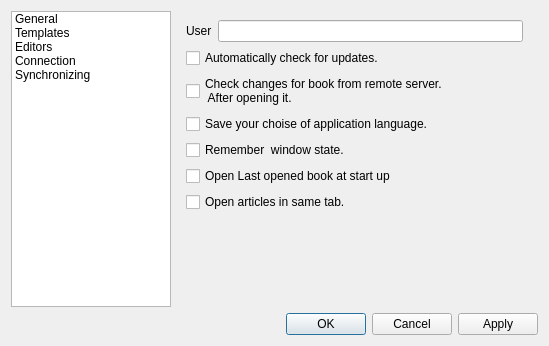
<?xml version="1.0" encoding="UTF-8"?>
<ui version="4.0">
 <class>Settings</class>
 <widget class="QDialog" name="Settings">
  <property name="geometry">
   <rect>
    <x>0</x>
    <y>0</y>
    <width>547</width>
    <height>346</height>
   </rect>
  </property>
  <property name="windowTitle">
   <string>Settings</string>
  </property>
  <property name="windowIcon">
   <iconset resource="../resource/qhda.qrc">
    <normaloff>:/actions/Settings-32.png</normaloff>:/actions/Settings-32.png</iconset>
  </property>
  <layout class="QGridLayout" name="gridLayout">
   <item row="0" column="0">
    <widget class="QListWidget" name="listWidget">
     <property name="minimumSize">
      <size>
       <width>160</width>
       <height>0</height>
      </size>
     </property>
     <property name="maximumSize">
      <size>
       <width>153</width>
       <height>16777215</height>
      </size>
     </property>
     <property name="editTriggers">
      <set>QAbstractItemView::DoubleClicked</set>
     </property>
     <property name="iconSize">
      <size>
       <width>24</width>
       <height>24</height>
      </size>
     </property>
     <property name="textElideMode">
      <enum>Qt::ElideMiddle</enum>
     </property>
     <property name="layoutMode">
      <enum>QListView::Batched</enum>
     </property>
     <property name="viewMode">
      <enum>QListView::ListMode</enum>
     </property>
     <item>
      <property name="text">
       <string>General</string>
      </property>
      <property name="icon">
       <iconset resource="../resource/qhda.qrc">
        <normaloff>:/actions/Settings-32.png</normaloff>:/actions/Settings-32.png</iconset>
      </property>
     </item>
     <item>
      <property name="text">
       <string>Templates</string>
      </property>
      <property name="textAlignment">
       <set>AlignJustify|AlignVCenter</set>
      </property>
      <property name="icon">
       <iconset resource="../resource/qhda.qrc">
        <normaloff>:/actions/webexport.png</normaloff>:/actions/webexport.png</iconset>
      </property>
     </item>
     <item>
      <property name="text">
       <string>Editors</string>
      </property>
      <property name="textAlignment">
       <set>AlignJustify|AlignVCenter</set>
      </property>
      <property name="icon">
       <iconset resource="../resource/qhda.qrc">
        <normaloff>:/actions/edit.png</normaloff>:/actions/edit.png</iconset>
      </property>
     </item>
     <item>
      <property name="text">
       <string>Connection</string>
      </property>
      <property name="icon">
       <iconset resource="../resource/qhda.qrc">
        <normaloff>:/actions/emblem-web.png</normaloff>:/actions/emblem-web.png</iconset>
      </property>
     </item>
     <item>
      <property name="text">
       <string>Synchronizing</string>
      </property>
      <property name="icon">
       <iconset resource="../resource/qhda.qrc">
        <normaloff>:/actions/Sygate.png</normaloff>:/actions/Sygate.png</iconset>
      </property>
     </item>
    </widget>
   </item>
   <item row="0" column="1">
    <widget class="QStackedWidget" name="settingswidgets">
     <property name="layoutDirection">
      <enum>Qt::LeftToRight</enum>
     </property>
     <property name="currentIndex">
      <number>0</number>
     </property>
     <widget class="QWidget" name="page">
      <layout class="QFormLayout" name="formLayout_3">
       <property name="fieldGrowthPolicy">
        <enum>QFormLayout::ExpandingFieldsGrow</enum>
       </property>
       <item row="0" column="0">
        <widget class="QLabel" name="label_6">
         <property name="text">
          <string>User</string>
         </property>
        </widget>
       </item>
       <item row="0" column="1">
        <widget class="QLineEdit" name="userName"/>
       </item>
       <item row="2" column="0" colspan="2">
        <widget class="QCheckBox" name="checkUpdates">
         <property name="text">
          <string>Automatically check for updates.</string>
         </property>
        </widget>
       </item>
       <item row="3" column="0" colspan="2">
        <widget class="QCheckBox" name="checkSync">
         <property name="text">
          <string>Check changes for book from remote server.
 After opening it.</string>
         </property>
        </widget>
       </item>
       <item row="4" column="0" colspan="2">
        <widget class="QCheckBox" name="saveLang">
         <property name="text">
          <string>Save your choise of application language.</string>
         </property>
        </widget>
       </item>
       <item row="5" column="0" colspan="2">
        <widget class="QCheckBox" name="saveWindowState">
         <property name="text">
          <string>Remember  window state.</string>
         </property>
        </widget>
       </item>
       <item row="6" column="0" colspan="2">
        <widget class="QCheckBox" name="lastBook">
         <property name="text">
          <string>Open Last opened book at start up</string>
         </property>
        </widget>
       </item>
       <item row="7" column="0" colspan="2">
        <widget class="QCheckBox" name="newTab">
         <property name="text">
          <string>Open articles in same tab.</string>
         </property>
        </widget>
       </item>
      </layout>
     </widget>
     <widget class="QWidget" name="page_2">
      <layout class="QGridLayout" name="gridLayout_3">
       <item row="0" column="0">
        <widget class="QComboBox" name="templatesList"/>
       </item>
       <item row="1" column="0">
        <widget class="QFrame" name="frame">
         <property name="frameShape">
          <enum>QFrame::StyledPanel</enum>
         </property>
         <property name="frameShadow">
          <enum>QFrame::Raised</enum>
         </property>
         <layout class="QGridLayout" name="gridLayout_4">
          <item row="0" column="0">
           <widget class="QLabel" name="templateScreenshot">
            <property name="minimumSize">
             <size>
              <width>317</width>
              <height>0</height>
             </size>
            </property>
            <property name="maximumSize">
             <size>
              <width>317</width>
              <height>180</height>
             </size>
            </property>
            <property name="text">
             <string/>
            </property>
           </widget>
          </item>
          <item row="1" column="0">
           <widget class="QLabel" name="templateDescription">
            <property name="minimumSize">
             <size>
              <width>317</width>
              <height>55</height>
             </size>
            </property>
            <property name="text">
             <string/>
            </property>
            <property name="wordWrap">
             <bool>true</bool>
            </property>
           </widget>
          </item>
         </layout>
        </widget>
       </item>
      </layout>
     </widget>
     <widget class="QWidget" name="page_3">
      <layout class="QGridLayout" name="gridLayout_5">
       <item row="0" column="0">
        <widget class="QComboBox" name="editorsList"/>
       </item>
       <item row="1" column="0">
        <widget class="QFrame" name="frame_2">
         <property name="frameShape">
          <enum>QFrame::StyledPanel</enum>
         </property>
         <property name="frameShadow">
          <enum>QFrame::Raised</enum>
         </property>
         <layout class="QGridLayout" name="gridLayout_6">
          <item row="0" column="0">
           <widget class="QLabel" name="editorsDescription">
            <property name="text">
             <string>TextLabel</string>
            </property>
           </widget>
          </item>
         </layout>
        </widget>
       </item>
      </layout>
     </widget>
     <widget class="QWidget" name="page_4">
      <layout class="QGridLayout" name="gridLayout_2">
       <item row="0" column="0">
        <widget class="QCheckBox" name="enableProxy">
         <property name="text">
          <string>Enable Proxy Connection</string>
         </property>
        </widget>
       </item>
       <item row="1" column="0">
        <widget class="QGroupBox" name="ProxySettings">
         <property name="enabled">
          <bool>false</bool>
         </property>
         <property name="title">
          <string>Proxy Settings</string>
         </property>
         <layout class="QFormLayout" name="formLayout_2">
          <item row="0" column="0">
           <widget class="QRadioButton" name="systemProxy">
            <property name="enabled">
             <bool>false</bool>
            </property>
            <property name="text">
             <string>Use system settings (Curently not suported)</string>
            </property>
           </widget>
          </item>
          <item row="1" column="0" colspan="2">
           <widget class="QRadioButton" name="customProxy">
            <property name="text">
             <string>Custom Settings</string>
            </property>
            <property name="checked">
             <bool>true</bool>
            </property>
           </widget>
          </item>
          <item row="2" column="0" colspan="2">
           <widget class="QWidget" name="customProxyWidget" native="true">
            <layout class="QFormLayout" name="formLayout">
             <property name="sizeConstraint">
              <enum>QLayout::SetMaximumSize</enum>
             </property>
             <item row="0" column="0">
              <widget class="QLabel" name="label">
               <property name="text">
                <string>Type</string>
               </property>
              </widget>
             </item>
             <item row="0" column="1">
              <widget class="QComboBox" name="proxyType">
               <item>
                <property name="text">
                 <string>Socks 5 Proxy</string>
                </property>
               </item>
               <item>
                <property name="text">
                 <string>Http Proxy</string>
                </property>
               </item>
               <item>
                <property name="text">
                 <string>Http Caching Proxy</string>
                </property>
               </item>
               <item>
                <property name="text">
                 <string>Ftp Caching Proxy</string>
                </property>
               </item>
              </widget>
             </item>
             <item row="1" column="0">
              <widget class="QLabel" name="label_2">
               <property name="text">
                <string>Url</string>
               </property>
              </widget>
             </item>
             <item row="1" column="1">
              <widget class="QLineEdit" name="proxyUrl"/>
             </item>
             <item row="2" column="0">
              <widget class="QLabel" name="label_3">
               <property name="text">
                <string>Port</string>
               </property>
              </widget>
             </item>
             <item row="2" column="1">
              <widget class="QSpinBox" name="proxyPort">
               <property name="minimum">
                <number>1200</number>
               </property>
               <property name="maximum">
                <number>9999999</number>
               </property>
              </widget>
             </item>
             <item row="3" column="0">
              <widget class="QLabel" name="label_4">
               <property name="text">
                <string>User Name</string>
               </property>
              </widget>
             </item>
             <item row="3" column="1">
              <widget class="QLineEdit" name="proxyUserName"/>
             </item>
             <item row="4" column="0">
              <widget class="QLabel" name="label_5">
               <property name="text">
                <string>Password</string>
               </property>
              </widget>
             </item>
             <item row="4" column="1">
              <widget class="QLineEdit" name="proxyPassword"/>
             </item>
            </layout>
           </widget>
          </item>
         </layout>
        </widget>
       </item>
      </layout>
     </widget>
     <widget class="QWidget" name="page_5">
      <layout class="QGridLayout" name="gridLayout_7">
       <item row="0" column="0">
        <widget class="QTabWidget" name="tabWidget">
         <property name="currentIndex">
          <number>0</number>
         </property>
         <widget class="QWidget" name="tab">
          <attribute name="title">
           <string>General</string>
          </attribute>
          <layout class="QGridLayout" name="gridLayout_9">
           <item row="0" column="0">
            <widget class="QLabel" name="apiKeyLabel">
             <property name="text">
              <string>Api key</string>
             </property>
            </widget>
           </item>
           <item row="0" column="1">
            <widget class="QLineEdit" name="apiKey"/>
           </item>
           <item row="1" column="0">
            <widget class="QLabel" name="label_12">
             <property name="text">
              <string>User Agent</string>
             </property>
            </widget>
           </item>
           <item row="1" column="1">
            <widget class="QComboBox" name="agentList"/>
           </item>
           <item row="2" column="0" colspan="2">
            <widget class="QGroupBox" name="groupBox_2">
             <property name="title">
              <string>Available Plugins</string>
             </property>
             <layout class="QGridLayout" name="gridLayout_10">
              <item row="0" column="0">
               <widget class="QLabel" name="label_13">
                <property name="text">
                 <string>To site</string>
                </property>
               </widget>
              </item>
              <item row="1" column="3">
               <widget class="QLabel" name="vSycnPluginTo">
                <property name="text">
                 <string/>
                </property>
               </widget>
              </item>
              <item row="2" column="0">
               <widget class="QLabel" name="label_14">
                <property name="text">
                 <string>From Site</string>
                </property>
               </widget>
              </item>
              <item row="2" column="1" colspan="3">
               <widget class="QComboBox" name="syncPluginFrom"/>
              </item>
              <item row="3" column="3">
               <widget class="QLabel" name="vSycnPluginFrom">
                <property name="text">
                 <string/>
                </property>
               </widget>
              </item>
              <item row="0" column="1" colspan="3">
               <widget class="QComboBox" name="syncPluginTo"/>
              </item>
              <item row="1" column="1">
               <widget class="QLabel" name="label_15">
                <property name="text">
                 <string>Version:</string>
                </property>
               </widget>
              </item>
              <item row="3" column="1">
               <widget class="QLabel" name="label_16">
                <property name="text">
                 <string>Version:</string>
                </property>
               </widget>
              </item>
              <item row="1" column="2">
               <widget class="QLabel" name="syncPluginToVersion">
                <property name="text">
                 <string/>
                </property>
               </widget>
              </item>
              <item row="3" column="2">
               <widget class="QLabel" name="syncPluginFromVersion">
                <property name="text">
                 <string/>
                </property>
               </widget>
              </item>
             </layout>
            </widget>
           </item>
          </layout>
         </widget>
         <widget class="QWidget" name="tab_2">
          <attribute name="title">
           <string>Remote Server</string>
          </attribute>
          <layout class="QGridLayout" name="gridLayout_8">
           <item row="0" column="0">
            <widget class="QLabel" name="label_7">
             <property name="text">
              <string>Host</string>
             </property>
            </widget>
           </item>
           <item row="0" column="2">
            <widget class="QLineEdit" name="syncHost"/>
           </item>
           <item row="1" column="0">
            <widget class="QLabel" name="label_8">
             <property name="text">
              <string>Port</string>
             </property>
            </widget>
           </item>
           <item row="1" column="2">
            <widget class="QSpinBox" name="synchPort">
             <property name="maximum">
              <number>9999999</number>
             </property>
             <property name="value">
              <number>80</number>
             </property>
            </widget>
           </item>
           <item row="2" column="0">
            <widget class="QLabel" name="label_9">
             <property name="text">
              <string>Path</string>
             </property>
            </widget>
           </item>
           <item row="2" column="2">
            <widget class="QLineEdit" name="syncPath"/>
           </item>
           <item row="3" column="0" colspan="3">
            <widget class="QCheckBox" name="authRequired">
             <property name="text">
              <string>Authorization Required</string>
             </property>
            </widget>
           </item>
           <item row="4" column="0">
            <widget class="QLabel" name="label_10">
             <property name="text">
              <string>User Name</string>
             </property>
            </widget>
           </item>
           <item row="4" column="1" colspan="2">
            <widget class="QLineEdit" name="authUserName">
             <property name="enabled">
              <bool>false</bool>
             </property>
            </widget>
           </item>
           <item row="5" column="1" colspan="2">
            <widget class="QLineEdit" name="authPassword">
             <property name="enabled">
              <bool>false</bool>
             </property>
             <property name="inputMask">
              <string notr="true"/>
             </property>
             <property name="text">
              <string/>
             </property>
             <property name="maxLength">
              <number>32767</number>
             </property>
             <property name="echoMode">
              <enum>QLineEdit::Password</enum>
             </property>
            </widget>
           </item>
           <item row="5" column="0">
            <widget class="QLabel" name="label_11">
             <property name="text">
              <string>Password</string>
             </property>
            </widget>
           </item>
          </layout>
         </widget>
        </widget>
       </item>
      </layout>
     </widget>
    </widget>
   </item>
   <item row="1" column="0" colspan="3">
    <widget class="QDialogButtonBox" name="buttonBox">
     <property name="standardButtons">
      <set>QDialogButtonBox::Apply|QDialogButtonBox::Cancel|QDialogButtonBox::Ok</set>
     </property>
    </widget>
   </item>
  </layout>
 </widget>
 <resources>
  <include location="../resource/qhda.qrc"/>
 </resources>
 <connections/>
</ui>
